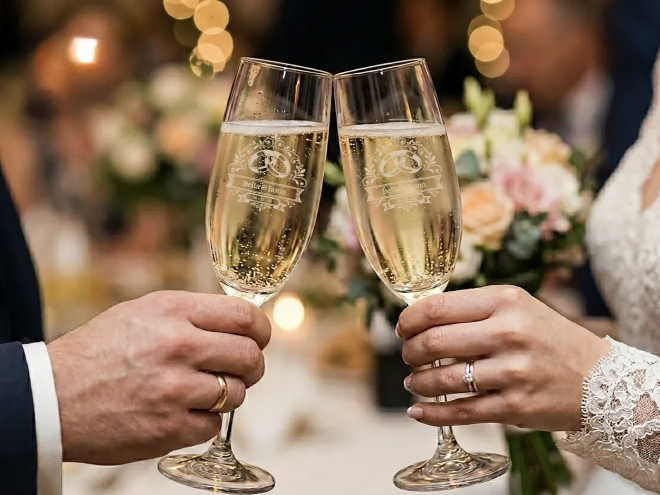
#> input picture videos/niv-produits/assets/flute-grav-01.jpg, 1319 x 989 px, found by its file name (shown at 1/2 size)
$ python -i pellicule_59.py   (imports and definitions only)
#> lines starting #> are read from the running program, lines starting #| are printed output that depends on the picture
#> `vign = Image.new("L", (W, H), 0); dv = ImageDraw.Draw(vign)`: vign: PIL image 1080x1920 L; every value is 0
#> `vign = vign.filter(ImageFilter.GaussianBlur(60)).point(lambda v: int((..`: vign: PIL image 1080x1920 L; every value is 140
# -*- coding: utf-8 -*-
# VIDÉO 59 (14/11/2026) — gérant : « refais une vidéo pour les produits que les gens aiment bien », style « pellicule de cinéma »
# (celui de la vidéo 55, qu'il aimait) avec LES PRODUITS QUI SE VENDENT LE PLUS (commandes lues le 14/11 : verres à vin, tumbler,
# verres à whisky, flûtes, cristal photo 3D, bracelet empreinte, collier Enveloppe, bracelet cordon, carnet).
# Style « pellicule de cinéma » : une bande de film VERTICALE défile du haut vers le bas de l'écran (perforations, numéros
# de bord), chaque photo est une image du film, la bande s'arrête sur chaque image ; décompte d'amorce 3-2-1 au début,
# images-titres pour chaque univers, flash de projecteur et lueur orangée entre les univers, grain et léger scintillement.
# Photos du site regardées en grand (planche) : GRAVÉES, sans badge « EXEMPLE », sans texte anglais, sans bijou vierge.
# ⛔ Aucun prix, aucun nombre de produits. Sans son, 1080 × 1920.
# Usage : python3 tools/video/pellicule_59.py <polices> <sortie> <dossier des photos préparées> [--apercu]   (depuis la racine du dépôt)
# Photos préparées : verres à vin = aperçu de la vraie fiche (repères masqués) ; tumbler = photo de la fiche, badge « EXEMPLE » effacé.
import os, sys, math, random, subprocess
from PIL import Image, ImageDraw, ImageFont, ImageFilter
import imageio_ffmpeg

FD, OUT, PREP = sys.argv[1], sys.argv[2], sys.argv[3]
APERCU = "--apercu" in sys.argv
# [1 line not run here, left out]
# [1 line that did not run here, left out]
W, H, FPS = 1080, 1920, 30
# [1 line not run here, left out]
FOND = (26, 21, 17); PELL = (14, 12, 11); OR = (214, 176, 92); CREME = (246, 238, 222); ORANGE = (226, 128, 52)

def police(nom, taille, poids=None):
    f = ImageFont.truetype(os.path.join(FD, nom + ".ttf"), taille)
    if poids:
        try: f.set_variation_by_axes([poids])
        except Exception: pass
    return f
PLAY = lambda s, w=600: police("PlayfairDisplay", s, w)
INTER = lambda s, w=500: police("Inter", s, w)
def ease(x): x = max(0.0, min(1.0, x)); return x * x * (3 - 2 * x)
def lg(d, t, f): b = d.textbbox((0, 0), t, font=f); return b[2] - b[0]

UNIVERS = [
  ("Verres gravés", [("@vin-1.jpg", "Leur silhouette, gravée sur le verre"),
                     ("@vin-texte.jpg", "Vos prénoms et votre date"),
                     ("@verre_tumbler_37_ex_maries.jpg", "Un dessin à vos prénoms"),
                     ("@verre_tumbler_39_ex_photo.jpg", "Votre photo sur un grand verre"),
                     ("produits/verre_a_whisky_exemple_face.jpg", "Votre photo, gravée sur le verre"),
                     ("produits/verre_whisky_papa_monde_banniere.jpg", "Le meilleur papa du monde"),
                     ("produits/flute-grav-01.jpg", "Pour trinquer le grand jour"),
                     ("produits/flute-grav-05.webp", "Vos prénoms sur la flûte")]),
  ("Cristal photo 3D", [("produits/cristal-h-famille.jpg", "Votre famille, sculptée dans le cristal"),
                        ("produits/cristal-h-demo-couple.jpg", "Vos parents, pour toujours"),
                        ("produits/cristal-v-couple.jpg", "Votre couple, en trois dimensions"),
                        ("produits/cristal-v-enfant-chat.jpg", "Votre enfant et son chat")]),
  ("Bijoux", [("produits/bracelet_empreinte_de_pied_de_bebe_a_graver_dore.jpg", "Ses petits pieds, à votre poignet"),
              ("produits/catalogue/il_fullxfull.7864685306_sefx.jpg", "Un mot doux glissé dans l'enveloppe"),
              ("produits/bracelet-cordon-plaque-4.jpg", "Vos initiales sur un bracelet")]),
  ("Papeterie", [("carnet/exemple-ex1.jpg", "Un carnet à son prénom")]),
]


# ---------------------------------------------------------------- géométrie de la pellicule
SX0, SX1 = 70, W - 70                       # bords de la bande
FH = 820                                    # hauteur d'une image du film (pas)
IMX0, IMX1 = SX0 + 92, SX1 - 92             # zone image (entre les perforations)
IMH = FH - 70
PERF_W, PERF_H, PERF_PAS = 46, 30, 64

def image_photo(chemin):
    img = Image.open(os.path.join(PREP, chemin[1:]) if chemin.startswith("@") else os.path.join("public", chemin)).convert("RGB")
#> img is the input picture: PIL image 1319x989 RGB; mean R, G, B 138.9, 114.8, 92.6
    bw, bh = IMX1 - IMX0, IMH
    fond = img.resize((bw, bh)).filter(ImageFilter.GaussianBlur(28)).point(lambda v: int(v * 0.45))
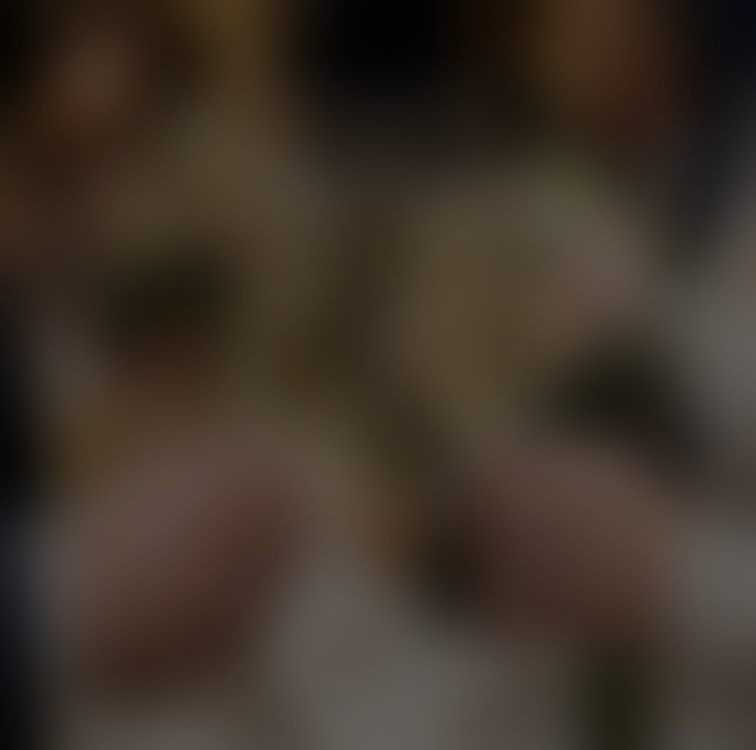
#> fond: PIL image 756x750 RGB; mean R, G, B 62.1, 51.3, 41.3
    k = min(bw / img.width, bh / img.height)
#> k = 0.573
    ph = img.resize((max(1, int(img.width * k)), max(1, int(img.height * k))), Image.LANCZOS)
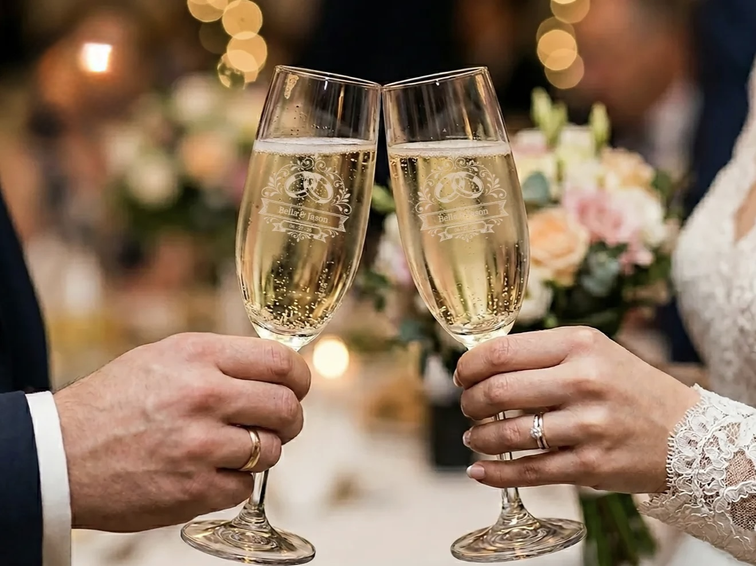
#> ph: PIL image 756x566 RGB; mean R, G, B 138.9, 114.8, 92.6
    fond.paste(ph, ((bw - ph.width) // 2, (bh - ph.height) // 2))
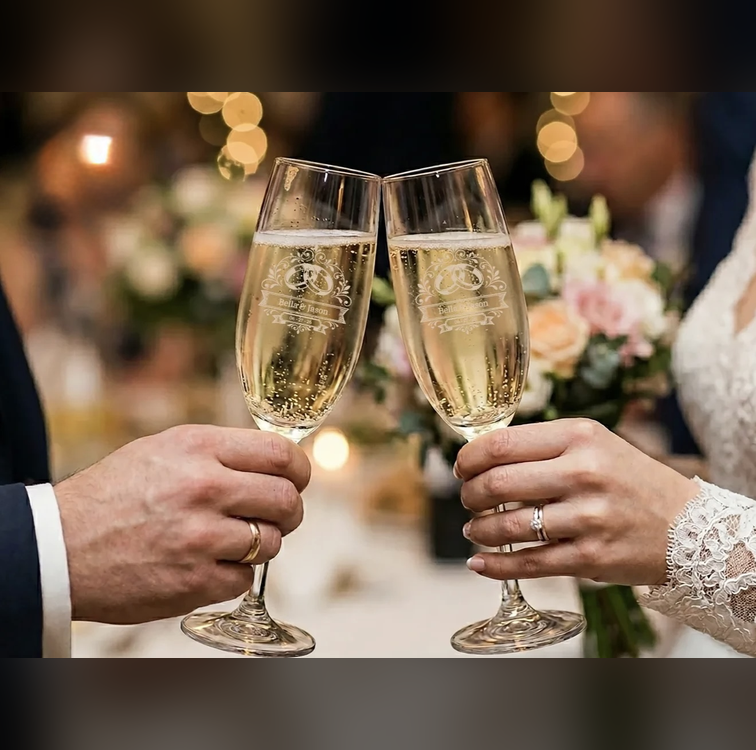
#> fond: PIL image 756x750 RGB; mean R, G, B 117.8, 97.5, 78.7
    return fond

# [23 lines left out: functions image_titre, image_decompte, not called in this run]

# ---------------------------------------------------------------- le film : liste des images + durée d'arrêt
film = []   # (image, arrêt en s, légende (univers, texte) ou None, flash avant ?)
# [7 lines not run here, left out]
TR = 0.32  # durée d'un défilement d'une image à la suivante

# calendrier : temps de début du défilement vers l'image k
cal = []; t = 0.0
# [2 lines not run here, left out]
DUREE = t
if APERCU: DUREE = min(DUREE, 9.0)

# [9 lines left out: function position, not called in this run]

# ---------------------------------------------------------------- éléments fixes
grains = []
# [3 lines not run here, left out]
vign = Image.new("L", (W, H), 0); dv = ImageDraw.Draw(vign)
# [1 line not run here, left out]
vign = vign.filter(ImageFilter.GaussianBlur(60)).point(lambda v: int((255 - v) * 0.55))  # sombre seulement sur les bords
F_BORD = INTER(18, 600); F_UNI = INTER(30, 700); F_LEG = PLAY(54, 600); F_HAUT = INTER(26, 600)

# [74 lines left out: functions bande, frame, rendre, not called in this run]

# [8 lines not run here, left out]

>>> result = image_photo('../../videos/niv-produits/assets/flute-grav-01.jpg')
